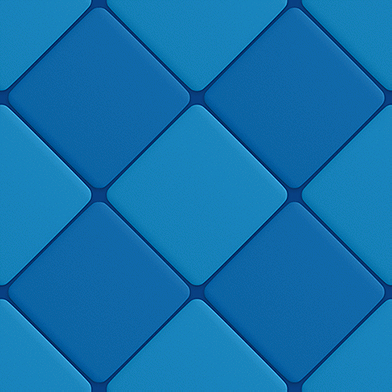
#> input picture assets/clash_royale/ui/ui-tex-2.png, 392 x 392 px
$ python cr_backdrops.py
#> lines starting #> are read from the running program, lines starting #| are printed output that depends on the picture
"""Baut die Hintergruende fuer die CR-Vergleichsvideos (1080x1920) aus den RoyaleAPI-Assets.

Vorher: python3 scripts/fetch_cr_assets.py
Ziel: assets/clash_royale/backdrops/<name>.png
  menu_blue      CR-Menue: blaues Rautenmuster mit Vignette
  arena_split    Arena von oben: Gras-Schachbrett, Fluss mit zwei Bruecken, oben rot, unten blau
  legendary      Lila mit Strahlen (Legendaer-Look)
  gold_rays      Gold mit Strahlen (Truhe oeffnen)
  arena_<name>   Arena-Bild weichgezeichnet und abgedunkelt
Aufruf: python3 scripts/cr_backdrops.py
"""
import math
from pathlib import Path
from PIL import Image, ImageDraw, ImageFilter

ROOT = Path(__file__).resolve().parent.parent
CR = ROOT / "assets" / "clash_royale"
OUT = CR / "backdrops"
W, H = 1080, 1920


def vignette(img, strength=0.75, center=(0.5, 0.45)):
    mask = Image.new("L", (W, H), 0)
    d = ImageDraw.Draw(mask)
    cx, cy = W * center[0], H * center[1]
    for i in range(60):
        t = i / 59
        r = 1500 * (1 - t) + 350 * t
        d.ellipse((cx - r * 0.75, cy - r, cx + r * 0.75, cy + r), fill=int(255 * strength * (1 - t)))
    mask = mask.filter(ImageFilter.GaussianBlur(80))
    return Image.composite(Image.new("RGB", (W, H), (4, 10, 40)), img, mask)


def menu_blue():
    tile = Image.open(CR / "ui" / "ui-tex-2.png").convert("RGB").resize((300, 300), Image.LANCZOS)
    img = Image.new("RGB", (W, H))
    for x in range(0, W, 300):
        for y in range(0, H, 300):
            img.paste(tile, (x, y))
    return vignette(img, 0.7)


def rays(c1, c2, n=18, center=(W / 2, H * 0.42)):
    img = Image.new("RGB", (W, H), c2)
    d = ImageDraw.Draw(img)
    cx, cy = center
    for i in range(n):
        a0, a1 = 2 * math.pi * i / n, 2 * math.pi * (i + 0.5) / n
        d.polygon([(cx, cy), (cx + 3000 * math.cos(a0), cy + 3000 * math.sin(a0)),
                   (cx + 3000 * math.cos(a1), cy + 3000 * math.sin(a1))], fill=c1)
    img = img.filter(ImageFilter.GaussianBlur(6))
    glow = Image.new("L", (W, H), 0)
    ImageDraw.Draw(glow).ellipse((cx - 420, cy - 420, cx + 420, cy + 420), fill=200)
    glow = glow.filter(ImageFilter.GaussianBlur(160))
    img = Image.composite(Image.new("RGB", (W, H), (255, 245, 210)), img, glow)
    return vignette(img, 0.6, (0.5, center[1] / H))


def arena_split():
    img = Image.new("RGB", (W, H))
    d = ImageDraw.Draw(img)
    s = 90  # Kachelgroesse wie im Spiel: helles und dunkles Gras im Wechsel
    for gx in range(0, W, s):
        for gy in range(0, H, s):
            light = (gx // s + gy // s) % 2 == 0
            d.rectangle((gx, gy, gx + s, gy + s), fill=(126, 196, 76) if light else (110, 180, 64))
    # Fluss und Bruecken
    ry = H // 2
    d.rectangle((0, ry - 70, W, ry + 70), fill=(64, 170, 230))
    d.rectangle((0, ry - 70, W, ry - 56), fill=(150, 120, 80))
    d.rectangle((0, ry + 56, W, ry + 70), fill=(150, 120, 80))
    for bx in (200, W - 200):
        d.rounded_rectangle((bx - 80, ry - 100, bx + 80, ry + 100), 12, fill=(176, 128, 74), outline=(110, 74, 40), width=8)
        for k in range(-80, 100, 36):
            d.line((bx - 72, ry + k, bx + 72, ry + k), fill=(140, 96, 52), width=5)
    img = img.filter(ImageFilter.GaussianBlur(1.2))
    # Team-Faerbung: oben rot (Gegner), unten blau (du)
    top = Image.blend(img.crop((0, 0, W, ry)), Image.new("RGB", (W, ry), (230, 40, 60)), 0.14)
    bottom = Image.blend(img.crop((0, ry, W, H)), Image.new("RGB", (W, H - ry), (40, 90, 240)), 0.14)
    img.paste(top, (0, 0))
    img.paste(bottom, (0, ry))
    return vignette(img, 0.3, (0.5, 0.5))


def arena_blur(name):
    a = Image.open(CR / "arenas" / f"{name}.png").convert("RGBA")
    a = a.crop(a.getbbox()).resize((H, H), Image.LANCZOS)
    img = Image.new("RGB", (W, H), (10, 20, 50))
    img.paste(a, ((W - H) // 2, 0), a)
    img = img.filter(ImageFilter.GaussianBlur(28))
    img = Image.blend(img, Image.new("RGB", (W, H), (8, 14, 40)), 0.35)
    return vignette(img, 0.55)


def main():
    OUT.mkdir(parents=True, exist_ok=True)
    jobs = {
        "menu_blue": menu_blue, "arena_split": arena_split,
        "legendary": lambda: rays((150, 60, 230), (70, 20, 140)),
        "gold_rays": lambda: rays((255, 190, 40), (220, 120, 10)),
    }
    # Arena-Renders, nicht die Liga-Abzeichen (arena14-19, league*)
    for name in ("arena3", "arena7", "arena8", "arena9", "arena12", "legendary"):
        jobs[f"arena_{name.removeprefix('arena')}"] = lambda name=name: arena_blur(name)
    for name, fn in jobs.items():
        fn().save(OUT / f"{name}.png", optimize=True)
        print(name)
#> this loop made 5 passes
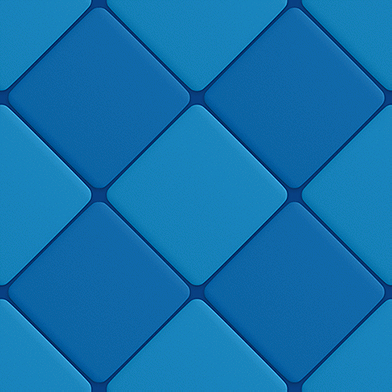
#> input picture assets/clash_royale/ui/ui-tex-2.png, 392 x 392 px
#> pass 1, in vignette, `mask = mask.filter(ImageFilter.GaussianBlur(80))`:
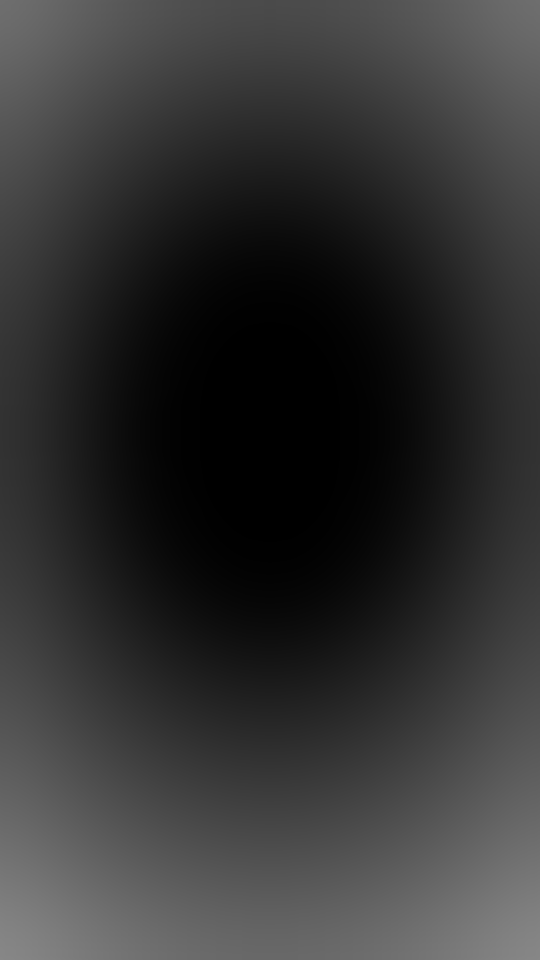
#> mask: PIL image 1080x1920 L (shown at 1/2 size); min 0, max 135, mean 50.6


if __name__ == "__main__":
#> (the run stopped early here; a loop or call above may not have finished)
